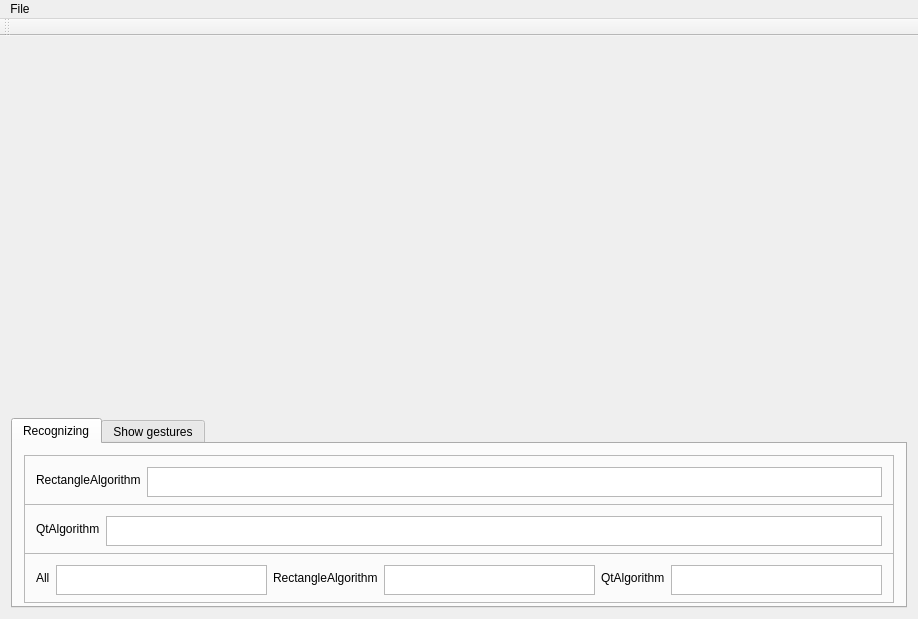
<?xml version="1.0" encoding="UTF-8"?>
<ui version="4.0">
 <class>MainWindow</class>
 <widget class="QMainWindow" name="MainWindow">
  <property name="geometry">
   <rect>
    <x>0</x>
    <y>0</y>
    <width>918</width>
    <height>619</height>
   </rect>
  </property>
  <property name="minimumSize">
   <size>
    <width>0</width>
    <height>325</height>
   </size>
  </property>
  <property name="windowTitle">
   <string>MainWindow</string>
  </property>
  <widget class="QWidget" name="centralWidget">
   <layout class="QVBoxLayout" name="verticalLayout_2">
    <item>
     <spacer name="verticalSpacer">
      <property name="orientation">
       <enum>Qt::Vertical</enum>
      </property>
      <property name="sizeHint" stdset="0">
       <size>
        <width>468</width>
        <height>138</height>
       </size>
      </property>
     </spacer>
    </item>
    <item>
     <widget class="QTabWidget" name="tabWidget">
      <property name="maximumSize">
       <size>
        <width>16777215</width>
        <height>190</height>
       </size>
      </property>
      <property name="currentIndex">
       <number>0</number>
      </property>
      <widget class="QWidget" name="tabRecognizing">
       <attribute name="title">
        <string>Recognizing</string>
       </attribute>
       <layout class="QVBoxLayout" name="verticalLayout">
        <item>
         <widget class="QFrame" name="frame">
          <property name="minimumSize">
           <size>
            <width>0</width>
            <height>50</height>
           </size>
          </property>
          <property name="maximumSize">
           <size>
            <width>16777215</width>
            <height>50</height>
           </size>
          </property>
          <property name="frameShape">
           <enum>QFrame::StyledPanel</enum>
          </property>
          <property name="frameShadow">
           <enum>QFrame::Raised</enum>
          </property>
          <layout class="QHBoxLayout" name="horizontalLayout_3">
           <item>
            <widget class="QLabel" name="label">
             <property name="text">
              <string>RectangleAlgorithm</string>
             </property>
            </widget>
           </item>
           <item>
            <widget class="QTextBrowser" name="tbRectAlg">
             <property name="minimumSize">
              <size>
               <width>0</width>
               <height>30</height>
              </size>
             </property>
            </widget>
           </item>
          </layout>
         </widget>
        </item>
        <item>
         <widget class="QFrame" name="frame_2">
          <property name="minimumSize">
           <size>
            <width>0</width>
            <height>50</height>
           </size>
          </property>
          <property name="maximumSize">
           <size>
            <width>16777215</width>
            <height>50</height>
           </size>
          </property>
          <property name="frameShape">
           <enum>QFrame::StyledPanel</enum>
          </property>
          <property name="frameShadow">
           <enum>QFrame::Raised</enum>
          </property>
          <layout class="QHBoxLayout" name="horizontalLayout_4">
           <item>
            <widget class="QLabel" name="label_2">
             <property name="text">
              <string>QtAlgorithm</string>
             </property>
            </widget>
           </item>
           <item>
            <widget class="QTextBrowser" name="tbQtAlg">
             <property name="minimumSize">
              <size>
               <width>0</width>
               <height>30</height>
              </size>
             </property>
            </widget>
           </item>
          </layout>
         </widget>
        </item>
        <item>
         <widget class="QFrame" name="frame_3">
          <property name="minimumSize">
           <size>
            <width>10</width>
            <height>50</height>
           </size>
          </property>
          <property name="frameShape">
           <enum>QFrame::StyledPanel</enum>
          </property>
          <property name="frameShadow">
           <enum>QFrame::Raised</enum>
          </property>
          <layout class="QHBoxLayout" name="horizontalLayout_2">
           <item>
            <widget class="QLabel" name="label_3">
             <property name="text">
              <string>All</string>
             </property>
            </widget>
           </item>
           <item>
            <widget class="QTextBrowser" name="tbGesturesNum">
             <property name="minimumSize">
              <size>
               <width>0</width>
               <height>30</height>
              </size>
             </property>
             <property name="maximumSize">
              <size>
               <width>16777215</width>
               <height>40</height>
              </size>
             </property>
            </widget>
           </item>
           <item>
            <widget class="QLabel" name="label_4">
             <property name="text">
              <string>RectangleAlgorithm</string>
             </property>
            </widget>
           </item>
           <item>
            <widget class="QTextEdit" name="teRectNum">
             <property name="minimumSize">
              <size>
               <width>0</width>
               <height>30</height>
              </size>
             </property>
             <property name="maximumSize">
              <size>
               <width>16777215</width>
               <height>40</height>
              </size>
             </property>
            </widget>
           </item>
           <item>
            <widget class="QLabel" name="label_5">
             <property name="text">
              <string>QtAlgorithm</string>
             </property>
            </widget>
           </item>
           <item>
            <widget class="QTextEdit" name="teQtNum">
             <property name="minimumSize">
              <size>
               <width>0</width>
               <height>30</height>
              </size>
             </property>
             <property name="maximumSize">
              <size>
               <width>16777215</width>
               <height>40</height>
              </size>
             </property>
            </widget>
           </item>
          </layout>
         </widget>
        </item>
       </layout>
      </widget>
      <widget class="QWidget" name="tabIdealGestures">
       <attribute name="title">
        <string>Show gestures</string>
       </attribute>
       <layout class="QHBoxLayout" name="horizontalLayout">
        <item>
         <widget class="QListWidget" name="listWidget"/>
        </item>
        <item>
         <widget class="QGraphicsView" name="graphicsView"/>
        </item>
       </layout>
      </widget>
     </widget>
    </item>
   </layout>
  </widget>
  <widget class="QMenuBar" name="menuBar">
   <property name="geometry">
    <rect>
     <x>0</x>
     <y>0</y>
     <width>918</width>
     <height>21</height>
    </rect>
   </property>
   <widget class="QMenu" name="menuFile">
    <property name="title">
     <string>File</string>
    </property>
    <addaction name="actionOpen"/>
    <addaction name="actionSave"/>
    <addaction name="actionCheck_gestures"/>
   </widget>
   <addaction name="menuFile"/>
  </widget>
  <widget class="QToolBar" name="mainToolBar">
   <attribute name="toolBarArea">
    <enum>TopToolBarArea</enum>
   </attribute>
   <attribute name="toolBarBreak">
    <bool>false</bool>
   </attribute>
  </widget>
  <action name="actionOpen">
   <property name="text">
    <string>Open</string>
   </property>
  </action>
  <action name="actionShow_gestures">
   <property name="text">
    <string>Show gestures</string>
   </property>
  </action>
  <action name="actionSave">
   <property name="text">
    <string>Save</string>
   </property>
  </action>
  <action name="actionCheck_gestures">
   <property name="text">
    <string>Check gestures</string>
   </property>
  </action>
 </widget>
 <layoutdefault spacing="6" margin="11"/>
 <resources/>
 <connections/>
</ui>
